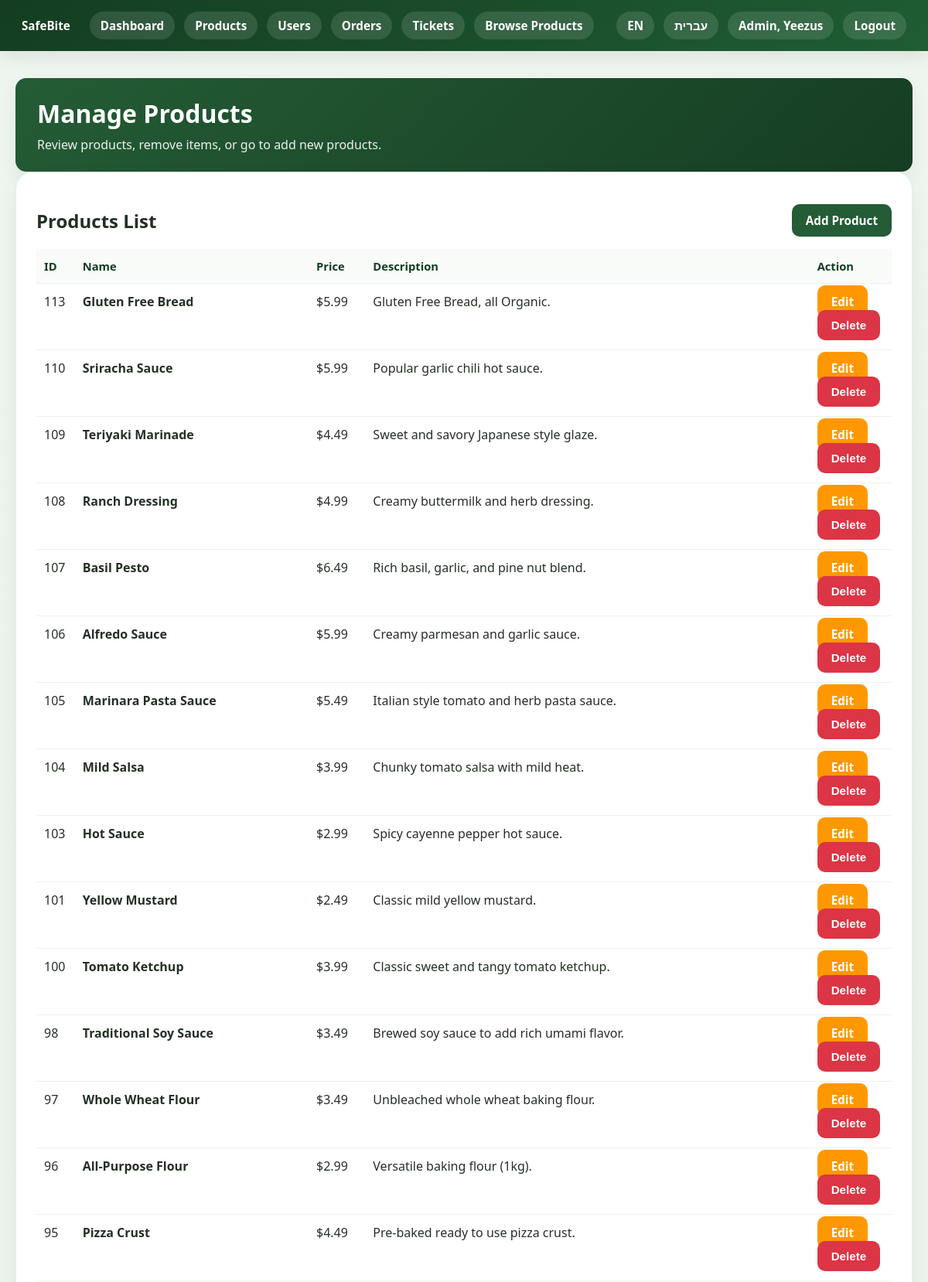
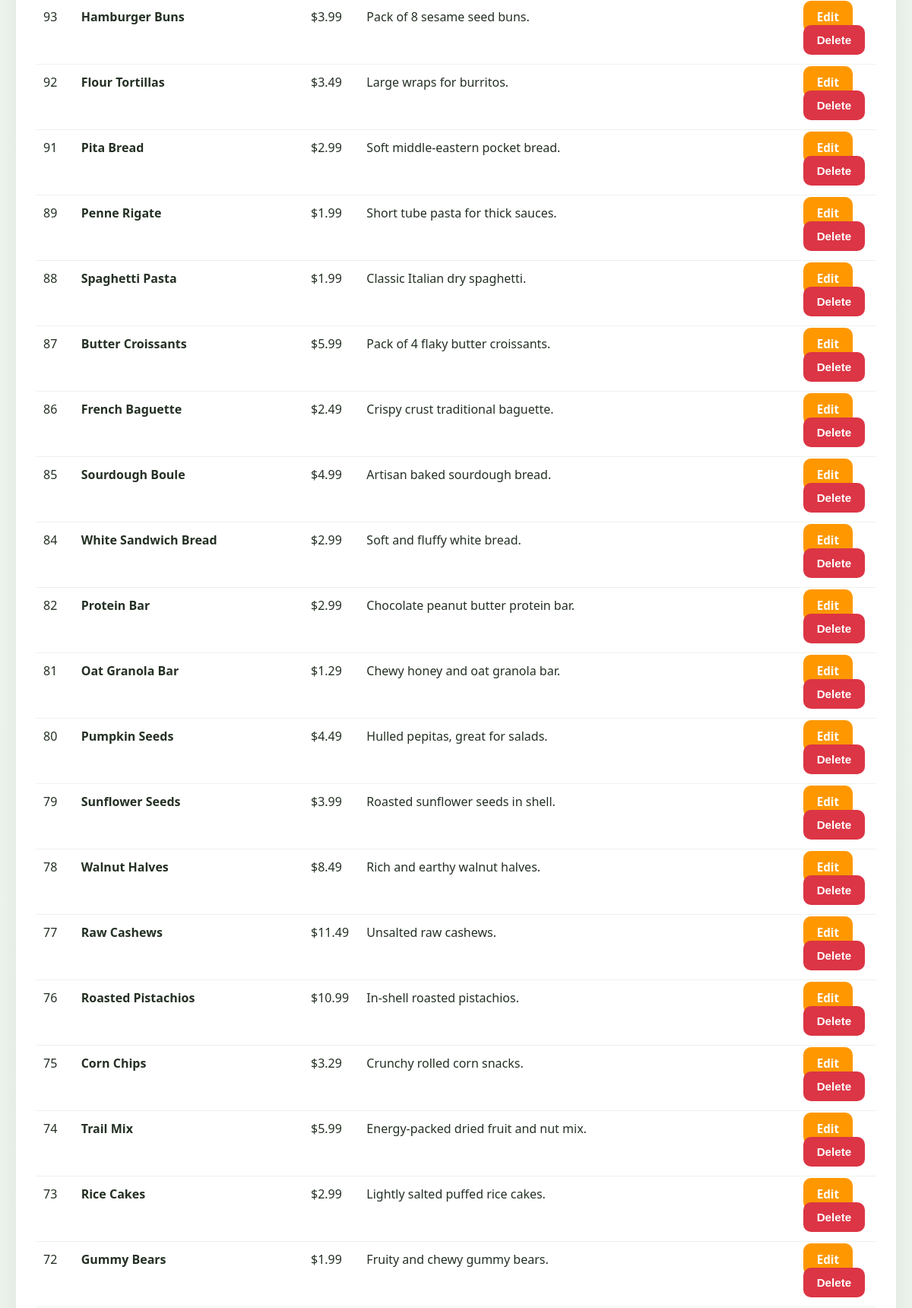
The page /admin_products.php (signed in, upper part) on the database its author committed (2 pictures, top to bottom).
### tables this page shows
CREATE TABLE `products` (
  `id` int(11) NOT NULL,
  `name` varchar(100) NOT NULL,
  `price` decimal(10,2) NOT NULL,
  `description` text DEFAULT NULL,
  `image` varchar(255) DEFAULT NULL,
  `created_at` timestamp NOT NULL DEFAULT current_timestamp(),
  `category` varchar(255) NOT NULL,
  `dietary_tags` varchar(255) NOT NULL,
  `type` varchar(255) NOT NULL,
  `stock` int(11) NOT NULL DEFAULT 0
);

### admin_products.php (the view, shortened to what this page needs)
<?php
require 'db.php';
$stmt = $pdo->query(
    "SELECT *
     FROM products
     ORDER BY id DESC"
);
$products = $stmt->fetchAll();
?>
<!DOCTYPE html>
<html lang="en">
<head>
    <link rel="stylesheet" href="style.css">
</head>
<body class="admin-theme">
<?php include 'navbar.php'; ?>
<div class="admin-page-wrap">
    <div class="admin-header">
        <h1>Manage Products</h1>
        <p>
            Review products, remove items,
            or go to add new products.
        </p>
    </div>
    <div class="admin-panel">
        <div class="flex-between">
            <h2>Products List</h2>
            <a
                href="add_product.php"
                class="btn btn-primary"
            >
                Add Product
            </a>
        </div>
        <table>
            <tr>
                <th>ID</th>
                <th>Name</th>
                <th>Price</th>
                <th>Description</th>
                <th>Action</th>
            </tr>
            <?php foreach ($products as $product): ?>
                <tr>
                    <td>
                        <?= $product['id'] ?>
                    </td>
                    <td>
                        <strong>
                            <?= htmlspecialchars($product['name']) ?>
                        </strong>
                    </td>
                    <td>
                        $<?= number_format($product['price'], 2) ?>
                    </td>
                    <td>
                        <?= htmlspecialchars($product['description']) ?>
                    </td>
                    <td>
                        <a
                            href="edit_product.php?id=<?= $product['id'] ?>"
                            class="btn btn-warning"
                        >
                            Edit
                        </a>
                        <form
                            method="POST"
                            onsubmit="return confirm('Delete this product?');"
                        >
                            <button
                                type="submit"
                                class="btn btn-danger"
                            >
                                Delete
                            </button>
                        </form>
                    </td>
                </tr>
            <?php endforeach; ?>
        </table>
    </div>
</div>
</body>
</html>

### style.css (style rules this page uses)
:root { --green: #4caf50; --green-dark: #1f5d33; --green-soft: #eef8f0; --white: #ffffff; --bg: #f6fbf7; --text: #243024; --muted: #6b7b6b; --danger: #dc3545; --warning: #ff9800; --shadow: 0 10px 25px rgba(0, 0, 0, 0.06); --radius: 14px; --border: #e4eee5; --shadow-hover: 0 15px 35px rgba(0, 0, 0, 0.12); }
body { margin: 0; font-family: 'Segoe UI', Tahoma, Geneva, Verdana, sans-serif; background: linear-gradient(180deg, #f9fcf9 0%, #f2f8f3 100%); color: var(--text); }
body.admin-theme { --green: #245c35; --green-dark: #163d23; --green-soft: #ecf5ee; background: linear-gradient(180deg, #eef5ef 0%, #e7f0e8 100%); }
a { color: var(--green-dark); text-decoration: none; }
.page-header, .admin-header, .hero { background: linear-gradient(135deg, var(--green) 0%, var(--green-dark) 100%); color: white; border-radius: var(--radius); padding: 24px 28px; box-shadow: var(--shadow); }
.page-header h1, .admin-header h1, .hero h1, .page-header h2, .admin-header h2 { margin: 0 0 8px 0; color: white; }
.page-header p, .admin-header p, .hero p { margin: 0; color: rgba(255,255,255,0.92); }
.btn, button, input[type="submit"] { border: none; border-radius: 10px; padding: 11px 18px; cursor: pointer; font-weight: 700; font-size: 0.95rem; transition: 0.2s ease; }
.btn-primary { background: var(--green); color: white; }
.btn-danger { background: var(--danger); color: white; }
.btn-warning { background: var(--warning); color: white; }
table { width: 100%; border-collapse: collapse; background: white; }
th, td { padding: 12px 10px; border-bottom: 1px solid #edf2ed; text-align: left; vertical-align: top; }
th { color: var(--green-dark); background: #f8fbf8; font-size: 0.92rem; }
.flex-between { display: flex; justify-content: space-between; align-items: center; gap: 12px; }
.admin-page-wrap, .admin-dashboard-wrap { max-width: 1250px; margin: 35px auto; padding: 0 20px 40px; }
.admin-panel { background: white; border-radius: 22px; padding: 26px; box-shadow: 0 14px 30px rgba(0,0,0,0.06); border: 1px solid #e4eee5; }
.admin-panel table { width: 100%; border-collapse: collapse; }

### rows shown on the page
products: id "113", name "Gluten Free Bread", price "5.99", description "Gluten Free Bread, all Organic."
products: id "110", name "Sriracha Sauce", price "5.99", description "Popular garlic chili hot sauce."
products: id "109", name "Teriyaki Marinade", price "4.49", description "Sweet and savory Japanese style glaze."
products: id "108", name "Ranch Dressing", price "4.99", description "Creamy buttermilk and herb dressing."
products: id "107", name "Basil Pesto", price "6.49", description "Rich basil, garlic, and pine nut blend."
products: id "106", name "Alfredo Sauce", price "5.99", description "Creamy parmesan and garlic sauce."
products: id "105", name "Marinara Pasta Sauce", price "5.49", description "Italian style tomato and herb pasta sauce."
products: id "104", name "Mild Salsa", price "3.99", description "Chunky tomato salsa with mild heat."
products: id "103", name "Hot Sauce", price "2.99", description "Spicy cayenne pepper hot sauce."
products: id "101", name "Yellow Mustard", price "2.49", description "Classic mild yellow mustard."
products: id "100", name "Tomato Ketchup", price "3.99", description "Classic sweet and tangy tomato ketchup."
products: id "98", name "Traditional Soy Sauce", price "3.49", description "Brewed soy sauce to add rich umami flavor."
products: id "97", name "Whole Wheat Flour", price "3.49", description "Unbleached whole wheat baking flour."
products: id "96", name "All-Purpose Flour", price "2.99", description "Versatile baking flour (1kg)."
products: id "95", name "Pizza Crust", price "4.49", description "Pre-baked ready to use pizza crust."
products: id "93", name "Hamburger Buns", price "3.99", description "Pack of 8 sesame seed buns."
products: id "92", name "Flour Tortillas", price "3.49", description "Large wraps for burritos."
products: id "91", name "Pita Bread", price "2.99", description "Soft middle-eastern pocket bread."
products: id "89", name "Penne Rigate", price "1.99", description "Short tube pasta for thick sauces."
products: id "88", name "Spaghetti Pasta", price "1.99", description "Classic Italian dry spaghetti."
products: id "87", name "Butter Croissants", price "5.99", description "Pack of 4 flaky butter croissants."
products: id "86", name "French Baguette", price "2.49", description "Crispy crust traditional baguette."
products: id "85", name "Sourdough Boule", price "4.99", description "Artisan baked sourdough bread."
products: id "84", name "White Sandwich Bread", price "2.99", description "Soft and fluffy white bread."
products: id "82", name "Protein Bar", price "2.99", description "Chocolate peanut butter protein bar."
products: id "81", name "Oat Granola Bar", price "1.29", description "Chewy honey and oat granola bar."
products: id "80", name "Pumpkin Seeds", price "4.49", description "Hulled pepitas, great for salads."
products: id "79", name "Sunflower Seeds", price "3.99", description "Roasted sunflower seeds in shell."
products: id "78", name "Walnut Halves", price "8.49", description "Rich and earthy walnut halves."
products: id "77", name "Raw Cashews", price "11.49", description "Unsalted raw cashews."
products: id "76", name "Roasted Pistachios", price "10.99", description "In-shell roasted pistachios."
products: id "75", name "Corn Chips", price "3.29", description "Crunchy rolled corn snacks."
products: id "74", name "Trail Mix", price "5.99", description "Energy-packed dried fruit and nut mix."
products: id "73", name "Rice Cakes", price "2.99", description "Lightly salted puffed rice cakes."
products: id "72", name "Gummy Bears", price "1.99", description "Fruity and chewy gummy bears."

### other values the page prints
tr('Dashboard', 'לוח בקרה') "Dashboard"
tr('Products', 'מוצרים') "Products"
tr('Users', 'משתמשים') "Users"
tr('Orders', 'הזמנות') "Orders"
tr('Tickets', 'פניות') "Tickets"
tr('Browse Products', 'צפייה במוצרים') "Browse Products"
tr('Admin', 'מנהל') "Admin"
$username "Yeezus"
tr('Logout', 'התנתקות') "Logout"
